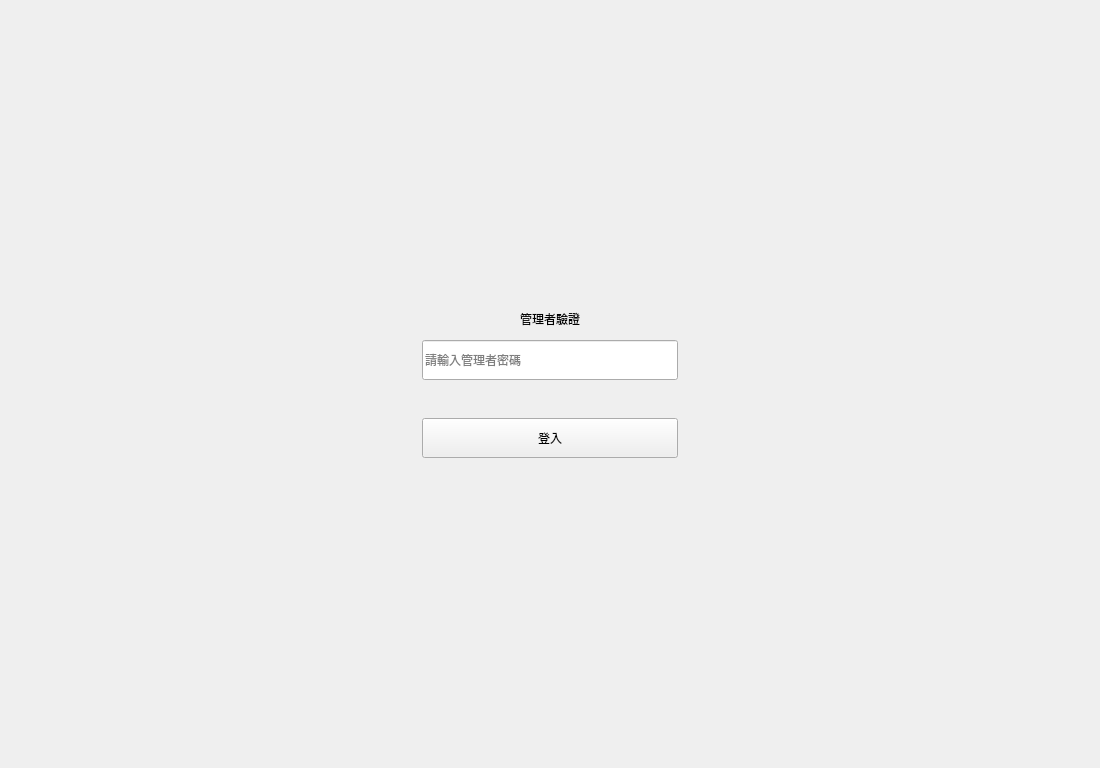
<?xml version="1.0" encoding="UTF-8"?>
<ui version="4.0">
 <class>MainWindow</class>
 <widget class="QMainWindow" name="MainWindow">
  <property name="geometry">
   <rect><x>0</x><y>0</y><width>1100</width><height>768</height></rect>
  </property>
  <property name="windowTitle"><string>公文管理系統 - 資料庫設定</string></property>
  <widget class="QWidget" name="centralwidget">
   <layout class="QVBoxLayout" name="mainVerticalLayout">
    <property name="spacing"><number>0</number></property>
    <property name="leftMargin"><number>0</number></property>
    <property name="topMargin"><number>0</number></property>
    <property name="rightMargin"><number>0</number></property>
    <property name="bottomMargin"><number>0</number></property>
    <item>
     <!--
       外層 QStackedWidget：
         index 0 = page_login   密碼驗證頁
         index 1 = page_main    設定主畫面（左 nav + 右 inner_stack）
       動態樣式（nav 選中切換、save_btn disabled 灰色）一律由 tab_settings.py 套用。
     -->
     <widget class="QStackedWidget" name="outer_stack">
      <property name="currentIndex"><number>0</number></property>

      <!-- ════════════════════════════════════════════════ -->
      <!-- index 0：密碼驗證頁                                -->
      <!-- ════════════════════════════════════════════════ -->
      <widget class="QWidget" name="page_login">
       <layout class="QVBoxLayout" name="loginOuterLayout">
        <property name="leftMargin"><number>0</number></property>
        <property name="topMargin"><number>0</number></property>
        <property name="rightMargin"><number>0</number></property>
        <property name="bottomMargin"><number>0</number></property>
        <item>
         <spacer name="loginTopSpacer">
          <property name="orientation"><enum>Qt::Vertical</enum></property>
          <property name="sizeHint" stdset="0"><size><width>0</width><height>40</height></size></property>
         </spacer>
        </item>
        <item>
         <!-- 置中卡片列 -->
         <layout class="QHBoxLayout" name="loginCenterRow">
          <item>
           <spacer name="loginLeftSpacer">
            <property name="orientation"><enum>Qt::Horizontal</enum></property>
            <property name="sizeHint" stdset="0"><size><width>40</width><height>0</height></size></property>
           </spacer>
          </item>
          <item>
           <widget class="QWidget" name="login_card" native="true">
            <property name="minimumSize"><size><width>320</width><height>0</height></size></property>
            <property name="maximumSize"><size><width>320</width><height>16777215</height></size></property>
            <layout class="QVBoxLayout" name="loginCardLayout">
             <property name="spacing"><number>12</number></property>
             <property name="leftMargin"><number>32</number></property>
             <property name="topMargin"><number>28</number></property>
             <property name="rightMargin"><number>32</number></property>
             <property name="bottomMargin"><number>28</number></property>
             <item>
              <widget class="QLabel" name="lbl_login_title">
               <property name="text"><string>管理者驗證</string></property>
               <property name="alignment"><set>Qt::AlignCenter</set></property>
              </widget>
             </item>
             <item>
              <widget class="QLineEdit" name="w_password">
               <property name="minimumSize"><size><width>0</width><height>40</height></size></property>
               <property name="echoMode"><enum>QLineEdit::Password</enum></property>
               <property name="placeholderText"><string>請輸入管理者密碼</string></property>
              </widget>
             </item>
             <item>
              <widget class="QLabel" name="lbl_login_err">
               <property name="text"><string></string></property>
               <property name="alignment"><set>Qt::AlignCenter</set></property>
              </widget>
             </item>
             <item>
              <widget class="QPushButton" name="btn_login">
               <property name="minimumSize"><size><width>0</width><height>40</height></size></property>
               <property name="text"><string>登入</string></property>
              </widget>
             </item>
            </layout>
           </widget>
          </item>
          <item>
           <spacer name="loginRightSpacer">
            <property name="orientation"><enum>Qt::Horizontal</enum></property>
            <property name="sizeHint" stdset="0"><size><width>40</width><height>0</height></size></property>
           </spacer>
          </item>
         </layout>
        </item>
        <item>
         <spacer name="loginBottomSpacer">
          <property name="orientation"><enum>Qt::Vertical</enum></property>
          <property name="sizeHint" stdset="0"><size><width>0</width><height>40</height></size></property>
         </spacer>
        </item>
       </layout>
      </widget>

      <!-- ════════════════════════════════════════════════ -->
      <!-- index 1：設定主畫面                                -->
      <!-- ════════════════════════════════════════════════ -->
      <widget class="QWidget" name="page_main">
       <layout class="QHBoxLayout" name="mainPageLayout">
        <property name="spacing"><number>0</number></property>
        <property name="leftMargin"><number>0</number></property>
        <property name="topMargin"><number>0</number></property>
        <property name="rightMargin"><number>0</number></property>
        <property name="bottomMargin"><number>0</number></property>

        <!-- ── 左側導航（固定寬 160） ── -->
        <item>
         <widget class="QWidget" name="nav_panel" native="true">
          <property name="minimumSize"><size><width>160</width><height>0</height></size></property>
          <property name="maximumSize"><size><width>160</width><height>16777215</height></size></property>
          <layout class="QVBoxLayout" name="navLayout">
           <property name="spacing"><number>4</number></property>
           <property name="leftMargin"><number>12</number></property>
           <property name="topMargin"><number>16</number></property>
           <property name="rightMargin"><number>12</number></property>
           <property name="bottomMargin"><number>16</number></property>
           <item>
            <widget class="QPushButton" name="btn_nav_personnel">
             <property name="text"><string>人員管理</string></property>
            </widget>
           </item>
           <item>
            <widget class="QPushButton" name="btn_nav_dept">
             <property name="text"><string>部門管理</string></property>
            </widget>
           </item>
           <item>
            <widget class="QPushButton" name="btn_nav_casetype">
             <property name="text"><string>案件類型</string></property>
            </widget>
           </item>
           <item>
            <spacer name="navStretch">
             <property name="orientation"><enum>Qt::Vertical</enum></property>
             <property name="sizeHint" stdset="0"><size><width>0</width><height>0</height></size></property>
            </spacer>
           </item>
           <item>
            <widget class="Line" name="nav_separator">
             <property name="orientation"><enum>Qt::Horizontal</enum></property>
            </widget>
           </item>
           <item>
            <widget class="QPushButton" name="btn_archive_root">
             <property name="text"><string>歸檔資料夾</string></property>
            </widget>
           </item>
           <item>
            <widget class="QPushButton" name="btn_change_pwd">
             <property name="text"><string>變更密碼</string></property>
            </widget>
           </item>
           <item>
            <widget class="QPushButton" name="btn_year_reset">
             <property name="text"><string>跨年度重置</string></property>
            </widget>
           </item>
           <item>
            <widget class="QPushButton" name="btn_logout">
             <property name="text"><string>登出</string></property>
            </widget>
           </item>
          </layout>
         </widget>
        </item>

        <!-- ── 右側內容 QStackedWidget ── -->
        <item>
         <!--
           inner_stack：
             index 0 = page_personnel
             index 1 = page_dept
             index 2 = page_casetype
           三頁結構相同，只差表頭文字與元件名後綴。
         -->
         <widget class="QStackedWidget" name="inner_stack">
          <property name="currentIndex"><number>0</number></property>

          <!-- ── 子頁 0：人員管理 ── -->
          <widget class="QWidget" name="page_personnel">
           <layout class="QVBoxLayout" name="personnelLayout">
            <property name="spacing"><number>8</number></property>
            <property name="leftMargin"><number>20</number></property>
            <property name="topMargin"><number>16</number></property>
            <property name="rightMargin"><number>20</number></property>
            <property name="bottomMargin"><number>16</number></property>
            <item>
             <layout class="QHBoxLayout" name="personnelActionRow">
              <property name="spacing"><number>8</number></property>
              <item>
               <widget class="QPushButton" name="btn_add_personnel">
                <property name="text"><string>＋ 新增</string></property>
               </widget>
              </item>
              <item>
               <widget class="QPushButton" name="btn_edit_personnel">
                <property name="text"><string>✎ 修改</string></property>
               </widget>
              </item>
              <item>
               <spacer name="personnelActionStretch">
                <property name="orientation"><enum>Qt::Horizontal</enum></property>
                <property name="sizeHint" stdset="0"><size><width>40</width><height>0</height></size></property>
               </spacer>
              </item>
              <item>
               <widget class="QLabel" name="lbl_hint_personnel">
                <property name="text"><string></string></property>
               </widget>
              </item>
              <item>
               <widget class="QPushButton" name="btn_save_personnel">
                <property name="text"><string>💾 儲存排序</string></property>
               </widget>
              </item>
             </layout>
            </item>
            <item>
             <widget class="QTableWidget" name="tbl_personnel">
              <property name="selectionBehavior"><enum>QAbstractItemView::SelectRows</enum></property>
              <column><property name="text"><string>編號</string></property></column>
              <column><property name="text"><string>姓名</string></property></column>
              <column><property name="text"><string>別名</string></property></column>
              <column><property name="text"><string>狀態</string></property></column>
              
             </widget>
            </item>
           </layout>
          </widget>

          <!-- ── 子頁 1：部門管理 ── -->
          <widget class="QWidget" name="page_dept">
           <layout class="QVBoxLayout" name="deptLayout">
            <property name="spacing"><number>8</number></property>
            <property name="leftMargin"><number>20</number></property>
            <property name="topMargin"><number>16</number></property>
            <property name="rightMargin"><number>20</number></property>
            <property name="bottomMargin"><number>16</number></property>
            <item>
             <layout class="QHBoxLayout" name="deptActionRow">
              <property name="spacing"><number>8</number></property>
              <item>
               <widget class="QPushButton" name="btn_add_dept">
                <property name="text"><string>＋ 新增</string></property>
               </widget>
              </item>
              <item>
               <widget class="QPushButton" name="btn_edit_dept">
                <property name="text"><string>✎ 修改</string></property>
               </widget>
              </item>
              <item>
               <spacer name="deptActionStretch">
                <property name="orientation"><enum>Qt::Horizontal</enum></property>
                <property name="sizeHint" stdset="0"><size><width>40</width><height>0</height></size></property>
               </spacer>
              </item>
              <item>
               <widget class="QLabel" name="lbl_hint_dept">
                <property name="text"><string></string></property>
               </widget>
              </item>
              <item>
               <widget class="QPushButton" name="btn_save_dept">
                <property name="text"><string>💾 儲存排序</string></property>
               </widget>
              </item>
             </layout>
            </item>
            <item>
             <widget class="QTableWidget" name="tbl_dept">
              <property name="selectionBehavior"><enum>QAbstractItemView::SelectRows</enum></property>
              <column><property name="text"><string>編號</string></property></column>
              <column><property name="text"><string>部門名稱</string></property></column>
              <column><property name="text"><string>狀態</string></property></column>
              
             </widget>
            </item>
           </layout>
          </widget>

          <!-- ── 子頁 2：案件類型 ── -->
          <widget class="QWidget" name="page_casetype">
           <layout class="QVBoxLayout" name="casetypeLayout">
            <property name="spacing"><number>8</number></property>
            <property name="leftMargin"><number>20</number></property>
            <property name="topMargin"><number>16</number></property>
            <property name="rightMargin"><number>20</number></property>
            <property name="bottomMargin"><number>16</number></property>
            <item>
             <layout class="QHBoxLayout" name="casetypeActionRow">
              <property name="spacing"><number>8</number></property>
              <item>
               <widget class="QPushButton" name="btn_add_casetype">
                <property name="text"><string>＋ 新增</string></property>
               </widget>
              </item>
              <item>
               <widget class="QPushButton" name="btn_edit_casetype">
                <property name="text"><string>✎ 修改</string></property>
               </widget>
              </item>
              <item>
               <spacer name="casetypeActionStretch">
                <property name="orientation"><enum>Qt::Horizontal</enum></property>
                <property name="sizeHint" stdset="0"><size><width>40</width><height>0</height></size></property>
               </spacer>
              </item>
              <item>
               <widget class="QLabel" name="lbl_hint_casetype">
                <property name="text"><string></string></property>
               </widget>
              </item>
              <item>
               <widget class="QPushButton" name="btn_save_casetype">
                <property name="text"><string>💾 儲存排序</string></property>
               </widget>
              </item>
             </layout>
            </item>
            <item>
             <widget class="QTableWidget" name="tbl_casetype">
              <property name="selectionBehavior"><enum>QAbstractItemView::SelectRows</enum></property>
              <column><property name="text"><string>編號</string></property></column>
              <column><property name="text"><string>案件類型名稱</string></property></column>
              <column><property name="text"><string>狀態</string></property></column>
              
             </widget>
            </item>
           </layout>
          </widget>

         </widget>
        </item>
       </layout>
      </widget>

     </widget>
    </item>
   </layout>
  </widget>
 </widget>
</ui>
